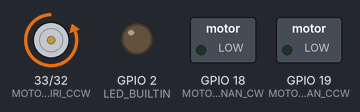
A sketch run on a simulated ESP32. Shown: motor-driver pin pairs drawn as motors (green arrow = first pin HIGH = forward, orange = second pin HIGH = backward, longer = more drive), switched loads named in the sketch (green lamp = pin HIGH), output pins drawn as LEDs (lit = HIGH).

Above: at 1.5 s.
At 3.5 s:
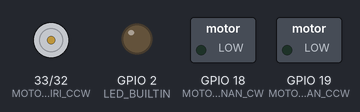
Timing chart, 0 to 5.2 s (numbered marks = the images above):
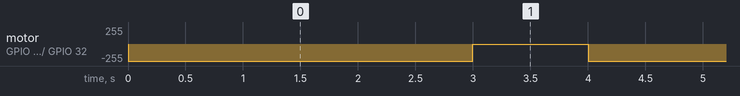

The sketch:

debug_pin_esp.ino
```cpp
// Motor kiri
#define MOTOR_KIRI_CW  32
#define MOTOR_KIRI_CCW 33

// Motor kanan
#define MOTOR_KANAN_CW  18
#define MOTOR_KANAN_CCW 19

// LED status
#define LED_BUILTIN 2
unsigned long lastBlinkTime = 0;
bool ledState = false;

void setup() {
  // put your setup code here, to run once:
  Serial.begin(115200);

  // Setup motor pins sebagai output
  pinMode(MOTOR_KIRI_CW, OUTPUT);
  pinMode(MOTOR_KIRI_CCW, OUTPUT);
  pinMode(MOTOR_KANAN_CW, OUTPUT);
  pinMode(MOTOR_KANAN_CCW, OUTPUT);
  pinMode(LED_BUILTIN, OUTPUT);
  digitalWrite(LED_BUILTIN, LOW);
}

void loop() {
  // put your main code here, to run repeatedly:

  digitalWrite(MOTOR_KIRI_CW, HIGH);
  delay(3000);
  digitalWrite(MOTOR_KIRI_CW, LOW);
  delay(1000);
  // digitalWrite(MOTOR_KIRI_CCW, HIGH);
  // delay(3000);
  // digitalWrite(MOTOR_KIRI_CCW, LOW);
  // delay(100);
  // digitalWrite(MOTOR_KANAN_CW, HIGH);
  // delay(3000);
  // digitalWrite(MOTOR_KANAN_CW, LOW);
  // delay(100);
  // digitalWrite(MOTOR_KANAN_CCW, HIGH);
  // delay(3000);
  // digitalWrite(MOTOR_KANAN_CCW, LOW);
  // delay(100);
}
```

Measured:
- by itself, motor on GPIO 33 (MOTOR_KIRI_CCW) / GPIO 32 (MOTOR_KIRI_CW): alternates backward 255/255 for 3.0 s and stopped for 1.0 s
